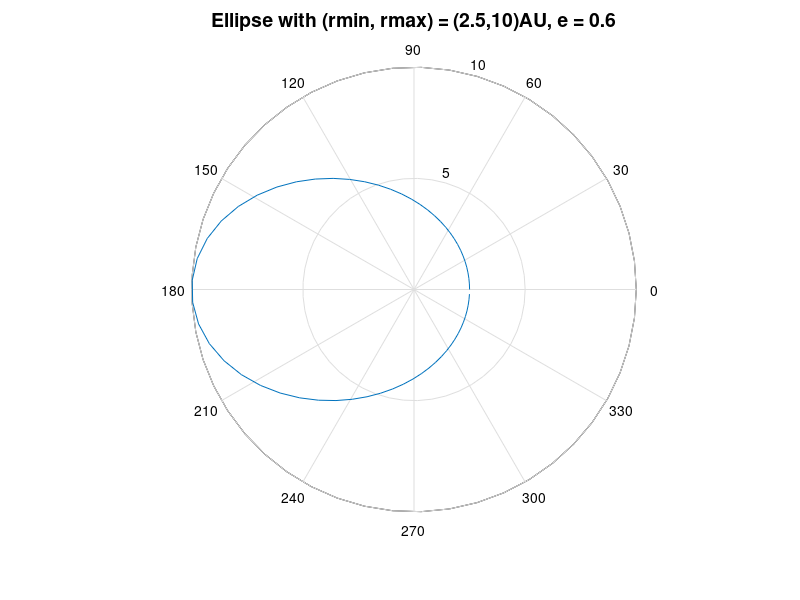

Recreate this plot in MATLAB.
%ellipse.m - script to draw an ellipse with minimum radius rmim and
%eccentricity e.
clear;
rmin=2.5;
e=0.6;
th=[0:0.1:2*pi];
r=rmin*(1+e)./(1+e*cos(th));
rmax=rmin*(1+e)./(1+e*cos(pi));
polar(th,r)
str=cat(2,'Ellipse with (rmin, rmax) = (',num2str(rmin,3),',',...
    num2str(rmax,3),')AU, e = ',num2str(e,3));
title(str,'FontSize',14)